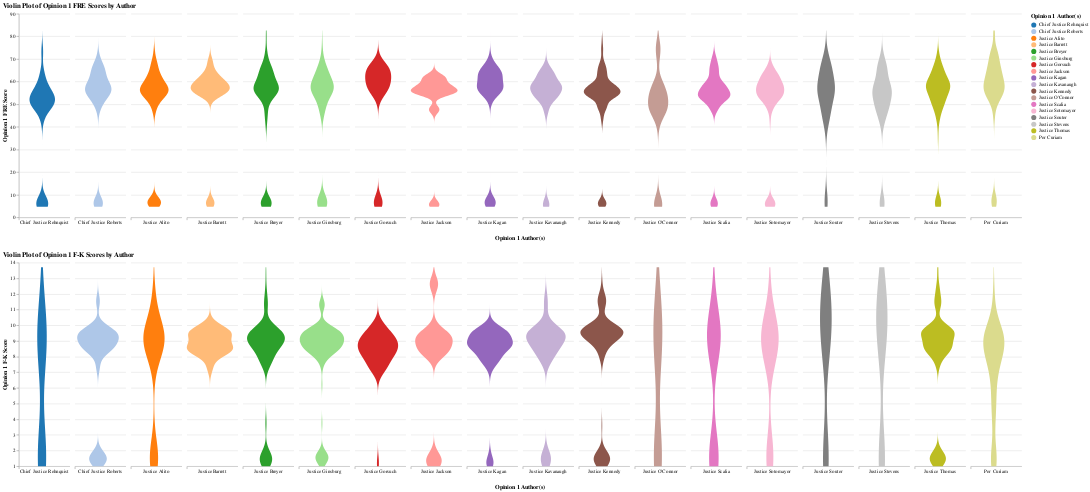

This figure's notebook cell:
### Code cell
distinct_opinion1_authors = df['Opinion 1 Author(s)'].unique()
distinct_opinion1_authors = [author for author in distinct_opinion1_authors if ' and ' not in author]

# Create a violin plot for Opinion 1 FRE scores by authors
violin_plot_fre = alt.Chart(df).transform_filter(
    alt.FieldOneOfPredicate(field='Opinion 1 Author(s)', oneOf=distinct_opinion1_authors)
).transform_density(
    density='Opinion 1 FRE Score',
    as_=['Opinion 1 FRE Score', 'density'],
    extent=[df['Opinion 1 FRE Score'].min(), df['Opinion 1 FRE Score'].max()],
    groupby=['Opinion 1 Author(s)']
).mark_area(orient='horizontal').encode(
    alt.X('density:Q')
        .stack('center')
        .impute(None)
        .title(None)
        .axis(labels=False, values=[0], grid=False, ticks=True),
    alt.Y('Opinion 1 FRE Score:Q'),
    alt.Color('Opinion 1 Author(s):N', scale=alt.Scale(scheme='category20')),  # Use a color scheme with enough distinct colors
    alt.Column('Opinion 1 Author(s):N')
        .spacing(10)
        .header(titleOrient='bottom', labelOrient='bottom', labelPadding=0)
).properties(
    title='Violin Plot of Opinion 1 FRE Scores by Author',
    width=100,
    height=400
)

# Create a violin plot for Opinion 1 F-K scores by authors
violin_plot_fk = alt.Chart(df).transform_filter(
    alt.FieldOneOfPredicate(field='Opinion 1 Author(s)', oneOf=distinct_opinion1_authors)
).transform_density(
    density='Opinion 1 F-K Score',
    as_=['Opinion 1 F-K Score', 'density'],
    extent=[df['Opinion 1 F-K Score'].min(), df['Opinion 1 F-K Score'].max()],
    groupby=['Opinion 1 Author(s)']
).mark_area(orient='horizontal').encode(
    alt.X('density:Q')
        .stack('center')
        .impute(None)
        .title(None)
        .axis(labels=False, values=[0], grid=False, ticks=True),
    alt.Y('Opinion 1 F-K Score:Q'),
    alt.Color('Opinion 1 Author(s):N', scale=alt.Scale(scheme='category20')),  # Use a color scheme with enough distinct colors
    alt.Column('Opinion 1 Author(s):N')
        .spacing(10)
        .header(titleOrient='bottom', labelOrient='bottom', labelPadding=0)
).properties(
    title='Violin Plot of Opinion 1 F-K Scores by Author',
    width=100,
    height=400
)

# Concatenate the violin plots vertically and configure the view at the top level
violin_plots = alt.vconcat(violin_plot_fre, violin_plot_fk).configure_view(
    stroke=None
)

# Display the violin plots
violin_plots

### Figure 1 — Vega-Lite specification as saved in the notebook (floating-point values rounded to 4 significant figures; data arrays with more than 128 entries replaced by an {"elided": "..."} marker saying what was removed)
{"config": {"view": {"continuousWidth": 300, "continuousHeight": 300, "stroke": null}}, "vconcat": [{"mark": {"type": "area", "orient": "horizontal"}, "encoding": {"color": {"field": "Opinion 1 Author(s)", "scale": {"scheme": "category20"}, "type": "nominal"}, "column": {"field": "Opinion 1 Author(s)", "header": {"titleOrient": "bottom", "labelOrient": "bottom", "labelPadding": 0}, "spacing": 10, "type": "nominal"}, "x": {"axis": {"labels": false, "values": [0], "grid": false, "ticks": true}, "field": "density", "impute": null, "stack": "center", "title": null, "type": "quantitative"}, "y": {"field": "Opinion 1 FRE Score", "type": "quantitative"}}, "height": 400, "title": "Violin Plot of Opinion 1 FRE Scores by Author", "transform": [{"filter": {"field": "Opinion 1 Author(s)", "oneOf": ["Justice O'Connor", "Justice Ginsburg", "Chief Justice Rehnquist", "Justice Breyer", "Per Curiam", "Justice Thomas", "Justice Scalia", "Justice Stevens", "Justice Souter", "Justice Kennedy", "Chief Justice Roberts", "Justice Alito", "Justice Sotomayor", "Justice Kagan", "Justice Gorsuch", "Justice Kavanaugh", "Justice Barrett", "Justice Jackson"]}}, {"density": "Opinion 1 FRE Score", "extent": [4.665, 82.61], "groupby": ["Opinion 1 Author(s)"], "as": ["Opinion 1 FRE Score", "density"]}], "width": 100}, {"mark": {"type": "area", "orient": "horizontal"}, "encoding": {"color": {"field": "Opinion 1 Author(s)", "scale": {"scheme": "category20"}, "type": "nominal"}, "column": {"field": "Opinion 1 Author(s)", "header": {"titleOrient": "bottom", "labelOrient": "bottom", "labelPadding": 0}, "spacing": 10, "type": "nominal"}, "x": {"axis": {"labels": false, "values": [0], "grid": false, "ticks": true}, "field": "density", "impute": null, "stack": "center", "title": null, "type": "quantitative"}, "y": {"field": "Opinion 1 F-K Score", "type": "quantitative"}}, "height": 400, "title": "Violin Plot of Opinion 1 F-K Scores by Author", "transform": [{"filter": {"field": "Opinion 1 Author(s)", "oneOf": ["Justice O'Connor", "Justice Ginsburg", "Chief Justice Rehnquist", "Justice Breyer", "Per Curiam", "Justice Thomas", "Justice Scalia", "Justice Stevens", "Justice Souter", "Justice Kennedy", "Chief Justice Roberts", "Justice Alito", "Justice Sotomayor", "Justice Kagan", "Justice Gorsuch", "Justice Kavanaugh", "Justice Barrett", "Justice Jackson"]}}, {"density": "Opinion 1 F-K Score", "extent": [1.0, 13.71], "groupby": ["Opinion 1 Author(s)"], "as": ["Opinion 1 F-K Score", "density"]}], "width": 100}], "data": {"name": "data-0d4cf6473f40a5a91060a7b6ec193ab4"}, "$schema": "https://vega.github.io/schema/vega-lite/v5.20.1.json", "datasets": {"data-0d4cf6473f40a5a91060a7b6ec193ab4": {"elided": "1713 records"}}}
